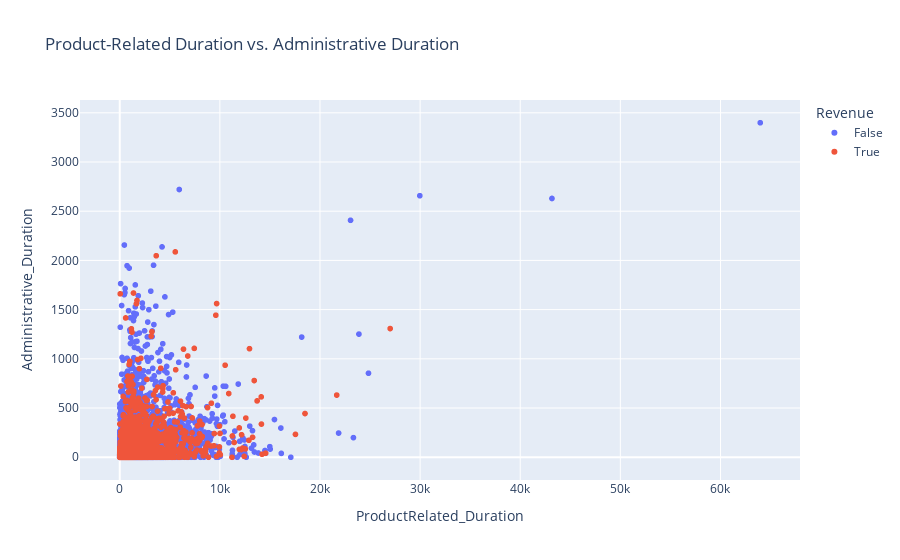

Here is the notebook cell this chart was saved with:
### Markdown cell above
This donut-style pie chart shows the proportion of different visitor types (new visitors, returning visitors, and others). The central hole (hole=0.4) in the donut chart style creates a visually appealing representation. Analyzing this chart can provide insights into customer loyalty and retention. A larger "donut" for returning visitors suggests a strong customer base, while a higher proportion of new visitors might indicate effective marketing strategies in attracting new customers.

### Code cell
scatter_plot_product_admin = px.scatter(df, x='ProductRelated_Duration', y='Administrative_Duration', 
                                        title='Product-Related Duration vs. Administrative Duration',
                                        color='Revenue', color_continuous_scale='Viridis')

scatter_plot_product_admin.show()

### Figure 1 — Plotly figure (JSON) as saved in the notebook; plotly's stock layout.template omitted (floating-point values rounded to 4 significant figures; data arrays with more than 128 entries replaced by an {"elided": "..."} marker saying what was removed)
{"data": [{"hovertemplate": "Revenue=False<br>ProductRelated_Duration=%{x}<br>Administrative_Duration=%{y}<extra></extra>", "legendgroup": "False", "marker": {"color": "#636efa", "symbol": "circle"}, "mode": "markers", "name": "False", "showlegend": true, "type": "scattergl", "x": {"elided": "10422 float values"}, "xaxis": "x", "y": {"elided": "10422 float values"}, "yaxis": "y"}, {"hovertemplate": "Revenue=True<br>ProductRelated_Duration=%{x}<br>Administrative_Duration=%{y}<extra></extra>", "legendgroup": "True", "marker": {"color": "#EF553B", "symbol": "circle"}, "mode": "markers", "name": "True", "showlegend": true, "type": "scattergl", "x": {"elided": "1908 float values"}, "xaxis": "x", "y": {"elided": "1908 float values"}, "yaxis": "y"}], "layout": {"legend": {"title": {"text": "Revenue"}, "tracegroupgap": 0}, "title": {"text": "Product-Related Duration vs. Administrative Duration"}, "xaxis": {"anchor": "y", "domain": [0, 1], "title": {"text": "ProductRelated_Duration"}}, "yaxis": {"anchor": "x", "domain": [0, 1], "title": {"text": "Administrative_Duration"}}}}
